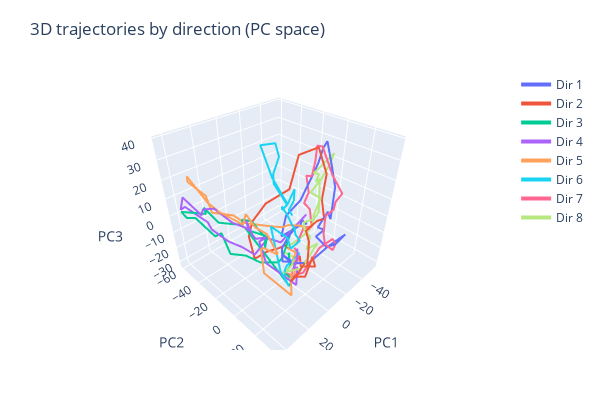

Notebook source saved alongside this figure:
### Code cell
T = low_d_trajectory.shape[1]
fig = go.Figure()

for ii in range(8):
    fig.add_trace(go.Scatter3d(
        x=low_d_trajectory[0, :, ii],
        y=low_d_trajectory[1, :, ii],
        z=low_d_trajectory[2, :, ii],
        mode="lines",
        name=f"Dir {ii+1}",
        line=dict(width=4),
        customdata=np.arange(T),  # to show time index on hover
        hovertemplate="t=%{customdata}<extra>%{fullData.name}</extra>",
    ))

fig.update_layout(
    title="3D trajectories by direction (PC space)",
    width=600,   
    height=400,  
    margin=dict(l=50, r=50, t=70, b=50),
    scene=dict(
        xaxis_title="PC1",
        yaxis_title="PC2",
        zaxis_title="PC3",
        aspectmode="cube"  
    )
)
fig.show()
